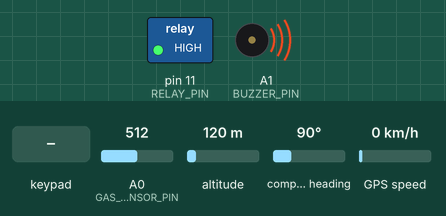
Recording of a sketch running on a simulated Arduino Uno, built with avr-gcc and run on an emulated ATmega328P. Shown: switched loads named in the sketch (green lamp = pin HIGH), buzzer (waves = sounding, pin HIGH). Inputs (shaded band) come from the test bench; at power-on: A0 (GAS_SENSOR_PIN) = 512, altitude 120 m, compass heading 90°, GPS speed 0 km/h. The GPS gets a fix after 3 s at 37.7749, -122.4194 with 8 satellites.

Above: at 1.1 s.
At 2.49 s:
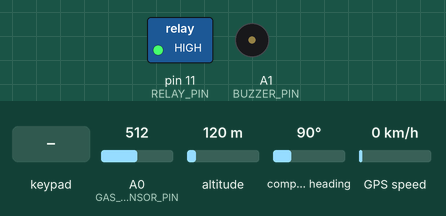
2.8 s: keypad keys 0 0 0 0 pressed 0.4 s apart
5.9 s: A0 (GAS_SENSOR_PIN) set to 693
At 8.4 s:
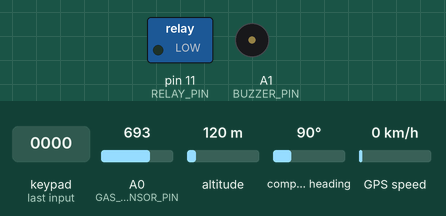
8.9 s: A0 (GAS_SENSOR_PIN) set to 713
Timing chart, 0 to 16.4 s (numbered marks = the images above; inputs shaded):
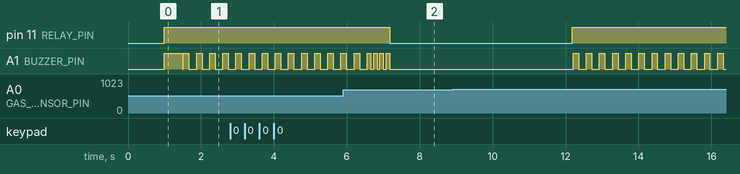

The sketch:

Vehicle_AntiTheft_Code.ino
```cpp
#include <TinyGPS++.h>
#include <Adafruit_Fingerprint.h>
#include <SoftwareSerial.h>
#include <Keypad.h>

// Pin Definitions
#define GAS_SENSOR_PIN A0
#define BUZZER_PIN A1
#define RELAY_PIN 11
#define FINGER_TX 10
#define FINGER_RX 9

// GPS & Fingerprint
TinyGPSPlus gps;
SoftwareSerial fingerSerial(FINGER_TX, FINGER_RX);
Adafruit_Fingerprint finger = Adafruit_Fingerprint(&fingerSerial);

// Keypad Setup
const byte ROWS = 4, COLS = 3;
char keys[ROWS][COLS] = {
  {'1','2','3'},
  {'4','5','6'},
  {'7','8','9'},
  {'*','0','#'}
};
byte rowPins[ROWS] = {2, 3, 4, 5};
byte colPins[COLS] = {6, 7, 8};
Keypad keypad = Keypad(makeKeymap(keys), rowPins, colPins, ROWS, COLS);

String correctPassword = "0000";
float latt = 0.0, longg = 0.0;

void setup() {
  Serial.begin(9600);
  finger.begin(57600);

  pinMode(GAS_SENSOR_PIN, INPUT);
  pinMode(BUZZER_PIN, OUTPUT);
  pinMode(RELAY_PIN, OUTPUT);
  digitalWrite(BUZZER_PIN, LOW);
  digitalWrite(RELAY_PIN, HIGH);

  if (!finger.verifyPassword()) while (1);

  digitalWrite(BUZZER_PIN, HIGH);
  delay(500);
  digitalWrite(BUZZER_PIN, LOW);
}

void loop() {
  while (Serial.available()) gps.encode(Serial.read());

  if (gps.location.isValid()) {
    latt = gps.location.lat();
    longg = gps.location.lng();
  } else {
    latt = 0.0;
    longg = 0.0;
  }

  unsigned long startTime = millis();
  bool fingerMatched = false;

  while (millis() - startTime < 5000) {
    digitalWrite(BUZZER_PIN, HIGH);
    delay(150);
    digitalWrite(BUZZER_PIN, LOW);
    delay(150);
    if (checkFingerprint()) {
      startEngine();
      fingerMatched = true;
      break;
    }
  }

  if (!fingerMatched) {
    if (checkPassword()) {
      startEngine();
    } else {
      alert("Wrong password attempt!");
    }
  }

  int gasout = analogRead(GAS_SENSOR_PIN);
  if (gasout > 900) {
    digitalWrite(BUZZER_PIN, HIGH);
    delay(500);
    digitalWrite(BUZZER_PIN, LOW);
  }
}

bool checkFingerprint() {
  if (finger.getImage() != FINGERPRINT_OK) return false;
  if (finger.image2Tz() != FINGERPRINT_OK) return false;
  if (finger.fingerFastSearch() == FINGERPRINT_OK) return true;

  alert("Unauthorized fingerprint!");
  return false;
}

bool checkPassword() {
  String input = "";
  while (input.length() < 4) {
    int gasout = analogRead(GAS_SENSOR_PIN);
    if (gasout > 700) {
      digitalWrite(BUZZER_PIN, HIGH);
      delay(500);
      digitalWrite(BUZZER_PIN, LOW);
    }

    char key = keypad.getKey();
    if (key) {
      digitalWrite(BUZZER_PIN, HIGH);
      delay(100);
      digitalWrite(BUZZER_PIN, LOW);
      input += key;
    }
  }

  if (input == correctPassword) return true;

  alert("Wrong password attempt!");
  return false;
}

void startEngine() {
  digitalWrite(RELAY_PIN, LOW);
  delay(5000);
  digitalWrite(RELAY_PIN, HIGH);
}

void alert(String message) {
  digitalWrite(BUZZER_PIN, HIGH);
  delay(3000);
  digitalWrite(BUZZER_PIN, LOW);

  String msg = message + " C\nLocation: http://maps.google.com/maps?q=" + String(latt, 6) + "," + String(longg, 6);
  sendSMS("ALERT: " + msg);
}

void sendSMS(String text) {
  Serial.println("AT+CMGF=1");
  delay(1000);
  Serial.println("AT+CMGS=\"+91XXXXXXXXXX\"");  // Replace with actual number
  delay(1000);
  Serial.print(text);
  delay(500);
  Serial.write(26);
  delay(3000);
}
```
